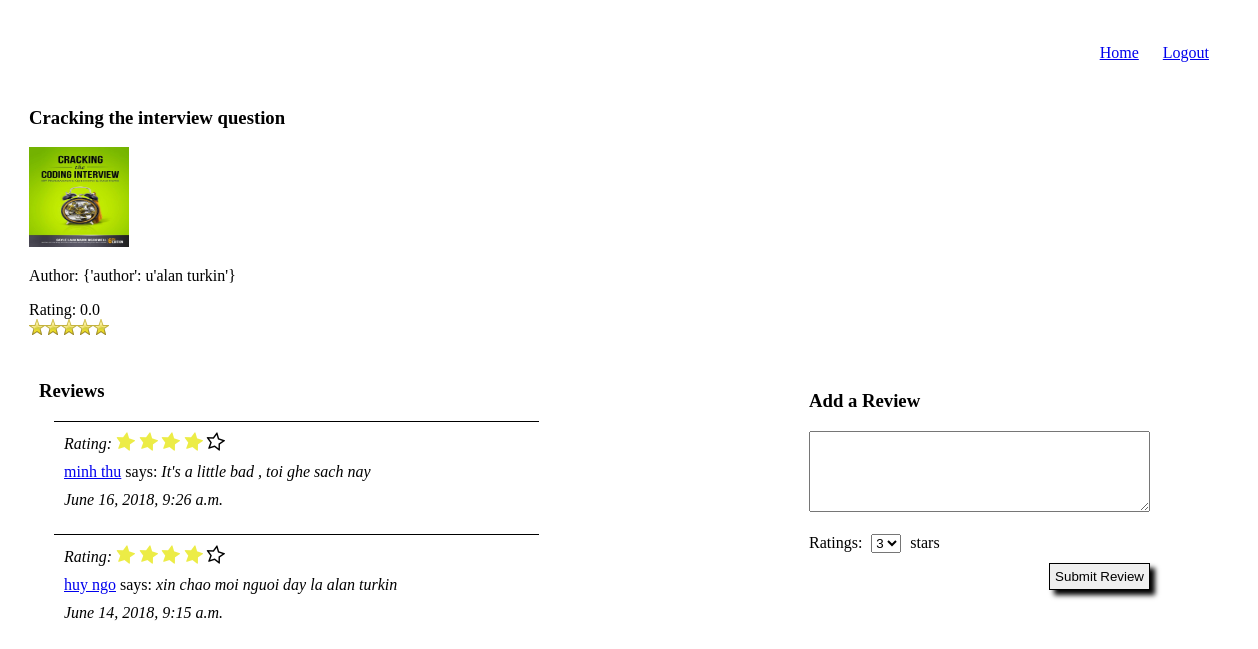
Page /books/4 (signed in) on the committed database.
### main_app/models.py (models this page shows)
class Book(models.Model):
	title = models.CharField(max_length=255)
	author = models.CharField(max_length=255)
	poster = models.ForeignKey(User, related_name="uploaded_books")
	book_image = models.ImageField(upload_to='book_images/', default='book_images/no-img.jpg')
	rating = models.FloatField(default=0)
	created_at = models.DateTimeField(auto_now_add=True)

class User(models.Model):
	name = models.CharField(max_length=255)
	alias = models.CharField(max_length=255)
	email = models.EmailField()
	password = models.CharField(max_length=255)
	created_at = models.DateTimeField(auto_now_add=True)
	admin = models.BooleanField(default=False) #False is normal_user
	objects = UserManager()

class Review(models.Model):
	rating = models.IntegerField(default=0)
	content = models.TextField()
	reviewer = models.ForeignKey('User', related_name="reviews_left")
	book = models.ForeignKey('Book', related_name="reviews")
	created_at = models.DateTimeField(auto_now_add=True)

### main_app/views.py (the view)
# urls.py: url(r'^books/(?P<book_id>[1-9][0-9]*)$', views.show_book), # Get method
def show_book(request, book_id):
	if request.session.get('user_id',None) is None:
		messages.error(request, 'You should login if want to show informations')
		return redirect('/')
	else:
		book = Book.objects.get(id = book_id)
		all_reviews = book.reviews.all().order_by('-created_at')
		my_reviews = []
		my_review = {}
		reviews= all_reviews[:3]
		for review in reviews:
			my_review['rating'] = range(review.rating)
			my_review['un_rating'] = range(5 - review.rating)
			my_review['user_name'] = review.reviewer.name
			my_review['created_at'] = review.created_at
			my_review['user_id'] = review.reviewer.id
			my_review['content'] =review.content
			my_reviews.append(my_review)
			my_review = {}
		return render(request, 'main_app/book.html', {'reviews': my_reviews,
		                                              'book':book})

### main_app/templates/main_app/book.html (shortened to what this page needs)
<!DOCTYPE html>
<html lang="en">
<head>
    {% load static %}
     <link rel="stylesheet" href="{% static 'main_app/css/style.css' %}">
     <link rel="stylesheet" href="{% static 'main_app/css/header.css' %}">
     <link rel="stylesheet" href="{% static 'main_app/css/overview.css' %}">
     <link rel="stylesheet" href="https://cdnjs.cloudflare.com/ajax/libs/font-awesome/4.7.0/css/font-awesome.min.css">
</head>
<body>
<main>
    <header>
    <p class="header_right"><a href="/books">Home</a> <a href="/logout">Logout</a></p>
    </header>
    <h3>{{book.title}}</h3>
     <img src="{{book.book_image.url}}" alt=""/>
    <p>Author: {{book.author}}</p>
    <p>Rating: {{ book.rating}}
        <span class="stars">{{book.rating}}
        </span>
    </p>
    <div class="left_content">
        <h3>Reviews</h3>
        {% for review in reviews %}
            <div class="review_content">
                <p class="italic">Rating: {% for i in review.rating %}
                        <span class="fa fa-star checked"></span>
                        {% endfor %}
                        {% for i in review.un_rating %}
                        <span class="fa fa-star-o "></span>
                        {% endfor %}
                    </p>
                <p><a href="/users/{{review.user_id}}">{{review.user_name}}</a> says: <span class="italic">{{review.content}}</span></p>
                <p> <span class="italic">{{review.created_at}}</span>
                </p>
            </div>
        {% endfor %}
    </div>
    <div class="right_content">
        <form action="/create/review/{{book.id}}" method="post">
            <h3>Add a Review</h3>
            <textarea name="custom_review" cols="40" rows="5"></textarea>
            <br>
            <br>
            <label>
                Ratings: <select class="rating" name="custom_rating" >
                            <option value="3" selected="selected">3</option>
                        </select> stars
            </label>
            <br>
            <input class="submit" type="submit" value="Submit Review">
        </form>
    </div>
</main>
</body>
</html>

### main_app/static/main_app/css/style.css (style rules this page uses)
form { display: inline-block; padding: 10px }
.checked { color: #ecec46; }
main { margin: 0 auto; width: 1200px; padding: 20px; }
.submit { padding: 5px; box-shadow: 5px 5px 5px black; border-radius: 0px; border : 1px solid black; float: right; margin-top: 10px; }
.left_content { display: inline-block; padding: 10px; width:500px; }
.right_content { display: inline-block; padding:10px; vertical-align: top; float: right; margin-right:20px; width: 400px; }
.left_content > div { margin-left: 15px; margin-bottom: 25px; }
.left_content > div >p { margin: 5px 0px 5px 15px; }
.italic { font-style: italic; }
.fa { transform : rotate(10deg); font-size: 20px!important; }
.rating { margin: 0px 5px 0px 5px; }
.review_content { padding-right: 20px; border-top : 1px solid black; }
.review_content p { margin: 10px 0px 10px 10px!important; }

### main_app/static/main_app/css/header.css (style rules this page uses)
header { height: 60px; }
.header_right { float: right; }
.header_right a { margin-right: 20px; }
img { width : 100px; height: 100px; }

### main_app/static/main_app/css/overview.css (style rules this page uses)
span.stars, span.stars span { display: block; background: url(icon/stars.png) 0 -16px repeat-x; width: 80px; height: 16px; }

### rows in the picture
Book: title "Cracking the interview question", book_image (picture), author "{'author': u'alan turkin'}", rating "0.0"
User: user_name "minh thu"
Review: content "It's a little bad , toi ghe sach nay", created_at "June 16, 2018, 9:26 a.m."
User: user_name "huy ngo"
Review: content "xin chao moi nguoi day la alan turkin", created_at "June 14, 2018, 9:15 a.m."
